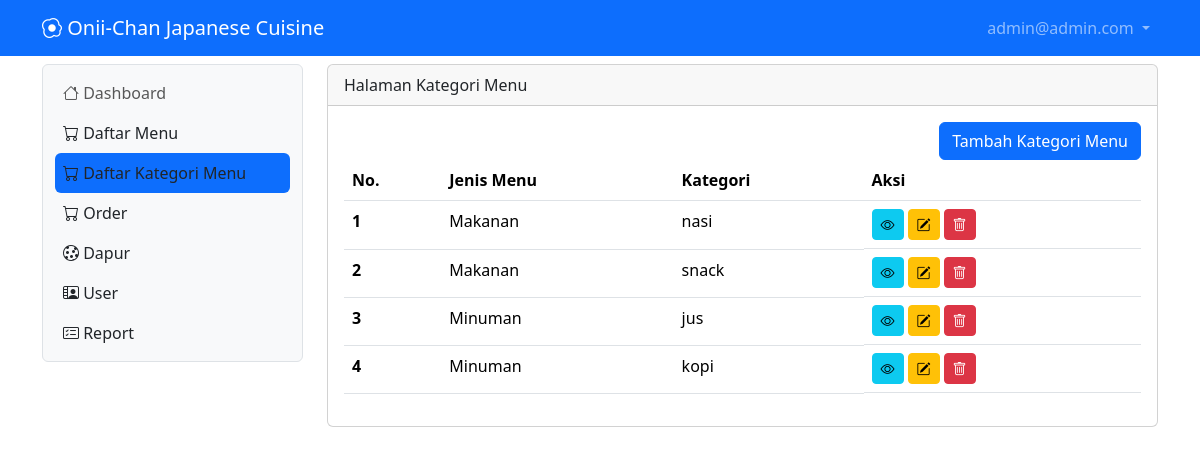
The page /katmenu (signed in) on the database its author committed.
### tables this page shows
CREATE TABLE `tb_user` (
  `id` int(11) NOT NULL,
  `nama` varchar(100) NOT NULL,
  `username` varchar(50) NOT NULL,
  `password` varchar(50) NOT NULL,
  `level` int(11) NOT NULL,
  `nohp` varchar(15) NOT NULL,
  `alamat` varchar(300) NOT NULL
);

CREATE TABLE `tb_kategori_menu` (
  `id_kat_menu` int(11) NOT NULL,
  `jenis_menu` int(11) NOT NULL,
  `kategori_menu` varchar(50) NOT NULL
);

### katmenu.php (the view, shortened to what this page needs)
<?php
include "proses/connect.php";
$query = mysqli_query($conn, "SELECT * FROM tb_kategori_menu");
while ($record = mysqli_fetch_array($query)) {
    $result[] = $record;
}
?>
<div class="col-lg-9 mt-2">
    <div class="card">
        <div class="card-header">
            Halaman Kategori Menu
        </div>
        <div class="card-body">
            <div class="row">
                <div class="col d-flex justify-content-end">
                    <button class="btn btn-primary" data-bs-toggle="modal" data-bs-target="#ModalTambahKategori">Tambah Kategori Menu</button>
                </div>
            </div>
            <?php
            if (empty($result)) {
                echo "Data user tidak ada";
            } else {
            ?>
                <div class="table-responsive">
                    <table class="table table-hover">
                        <thead>
                            <tr>
                                <th scope="col">No.</th>
                                <th scope="col">Jenis Menu</th>
                                <th scope="col">Kategori</th>
                                <th scope="col">Aksi</th>
                            </tr>
                        </thead>
                        <tbody>
                            <?php
                            $no = 1;
                            foreach ($result as $row) {
                            ?>
                                <tr>
                                    <th scope="row"><?php echo $no++ ?></th>
                                    <td><?php
                                        if ($row['jenis_menu'] == 1) {
                                            echo 'Makanan';
                                        } else if ($row['jenis_menu'] == 2) {
                                            echo "Minuman";
                                        } ?>
                                    <td><?php echo $row['kategori_menu'] ?></td>
                                    <td class="d-flex">
                                        <button class="btn btn-info btn-sm me-1" data-bs-toggle="modal" data-bs-target="#ModalViewKatMenu<?php echo $row['id_kat_menu'] ?>"><i class="bi bi-eye"></i></button>
                                        <button class="btn btn-warning btn-sm me-1" data-bs-toggle="modal" data-bs-target="#ModalEditKatMenu<?php echo $row['id_kat_menu'] ?>"><i class="bi bi-pencil-square"></i></button>
                                        <button class="btn btn-danger btn-sm me-1" data-bs-toggle="modal" data-bs-target="#ModalDeleteKatMenu<?php echo $row['id_kat_menu'] ?>"><i class="bi bi-trash"></i></button>
                                    </td>
                                </tr>
                            <?php } ?>
                        </tbody>
                    </table>
                </div>
            <?php } ?>
        </div>
    </div>
</div>

### header.php (shortened to what this page needs)
<nav class="navbar navbar-expand navbar-dark bg-primary sticky-top">
    <div class="container-lg">
        <a class="navbar-brand" href="."><i class="bi bi-egg-fried"></i> Onii-Chan Japanese Cuisine</a>
        <div class="collapse navbar-collapse justify-content-end" id="navbarNavDropdown">
            <ul class="navbar-nav">
                <li class="nav-item dropdown">
                    <a class="nav-link dropdown-toggle" href="#" role="button" data-bs-toggle="dropdown" aria-expanded="false">
                        <?php echo $hasil['username']; ?>
                    </a>
                </li>
            </ul>
        </div>
    </div>
</nav>

### rows shown on the page
tb_user: username "admin@admin.com"
tb_kategori_menu: jenis_menu "Makanan", kategori_menu "nasi"
tb_kategori_menu: jenis_menu "Makanan", kategori_menu "snack"
tb_kategori_menu: jenis_menu "Minuman", kategori_menu "jus"
tb_kategori_menu: jenis_menu "Minuman", kategori_menu "kopi"
